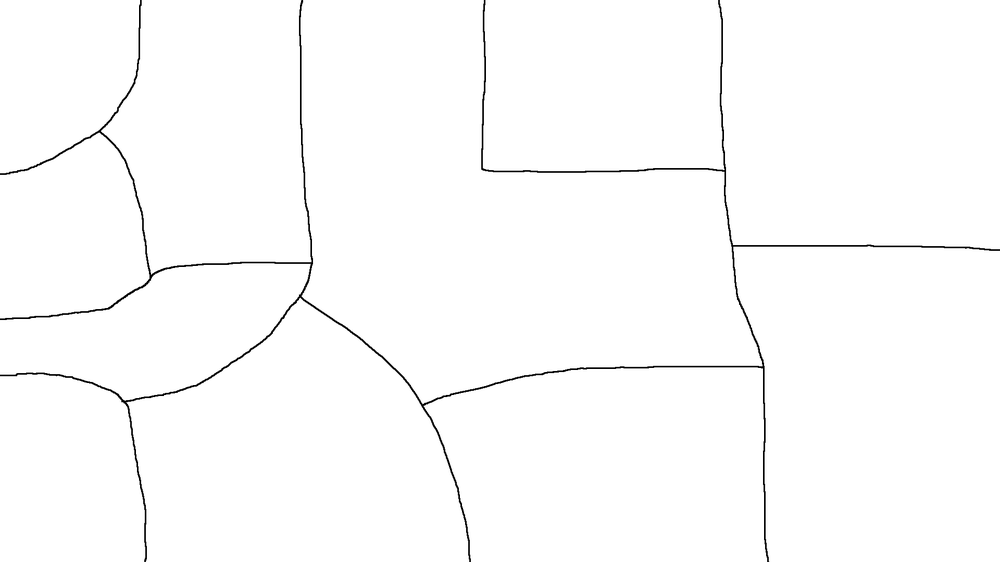
#> input picture mask.png, 1000 x 562 px, shrunk from 1920 x 1080 before the run
$ python main.py
#> lines starting #> are read from the running program, lines starting #| are printed output that depends on the picture; after the words box and inside, x2 and y2 are one past the last pixel; in counts of white or black regions, pixels touching at a corner belong together
import argparse
import cv2
import numpy as np
from collections import Counter


class ImagePainter:
    def __init__(self, mask='mask.png', color_mask='color_mask.png'):
#> called with mask = 'mask.png', color_mask = 'color_mask.png'
        self.mask = cv2.imread(mask)
#> self.mask is the input picture: shape (562, 1000, 3); min 0, max 255, mean 252.3
        self.color_mask = cv2.imread(color_mask)
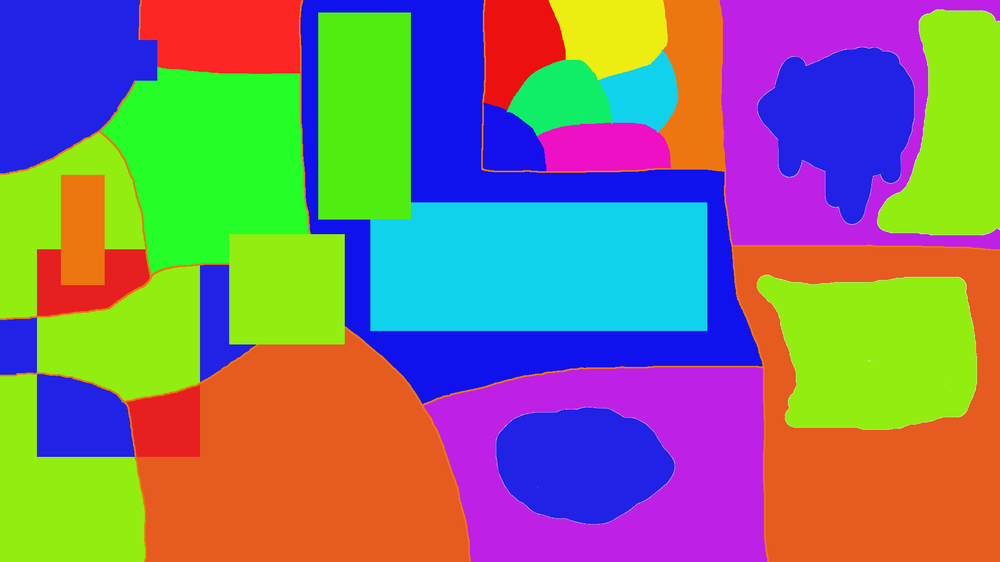
#> input picture color_mask.png, 1000 x 562 px, shrunk from 1920 x 1080 before the run
#> self.color_mask is the input picture: shape (562, 1000, 3); mean B, G, R 116.2, 121.1, 131.2
        self.gray_background = cv2.cvtColor(self.mask, cv2.COLOR_BGR2GRAY)
        self.contours, _ = cv2.findContours(self.gray_background, cv2.RETR_EXTERNAL, cv2.CHAIN_APPROX_SIMPLE)
#> self.contours = 1 contour; box (x1, y1, x2, y2) and area: (0, 0, 1000, 562) 560386

    def process_contours(self):
        result_img = np.zeros_like(self.color_mask)
        contours_img = np.zeros_like(self.color_mask)
        cv2.drawContours(contours_img, self.contours, -1, (0, 0, 0), 1)
#> contours_img: shape (562, 1000, 3); every value is 0

        for contour in self.contours:
            mask = np.zeros_like(self.gray_background)
            cv2.drawContours(mask, [contour], -1, (255, 255, 255), -1)

            pixels = self.color_mask[mask == 255]

            if len(pixels) > 0:
                most_common_color = Counter(map(tuple, pixels)).most_common(1)[0][0]
                most_common_color = tuple(map(int, most_common_color))
            else:
                most_common_color = (0, 0, 0)

            cv2.drawContours(result_img, [contour], -1, most_common_color, -1)
#> this loop made 1 pass
#> most_common_color on pass 1: (32, 91, 230)
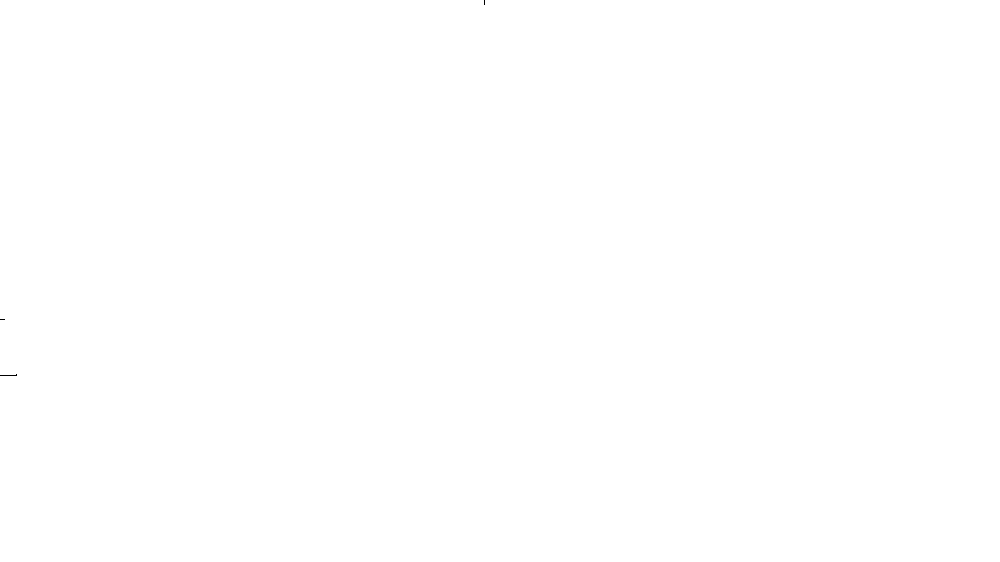
#> mask: shape (562, 1000); 100% white; black in thin lines or dots, all inside (x1, y1, x2, y2) = (0, 0, 485, 376)
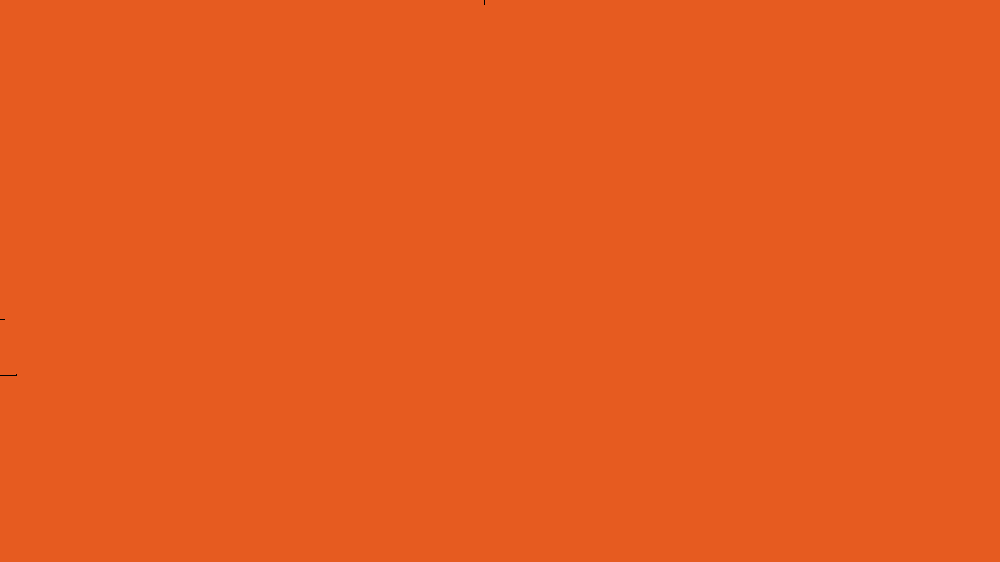
#> result_img: shape (562, 1000, 3); mean B, G, R 32, 91, 230
        cv2.imwrite('final_result.png', result_img)


if __name__ == '__main__':
    parser = argparse.ArgumentParser()
    parser.add_argument('--mask')
    parser.add_argument('--color_mask')
    args = parser.parse_args()
    if args.mask is not None and args.color_mask is not None:
        args = parser.parse_args()
        image = ImagePainter(args.mask, args.color_mask)
    else:
        image = ImagePainter()
    image.process_contours()
